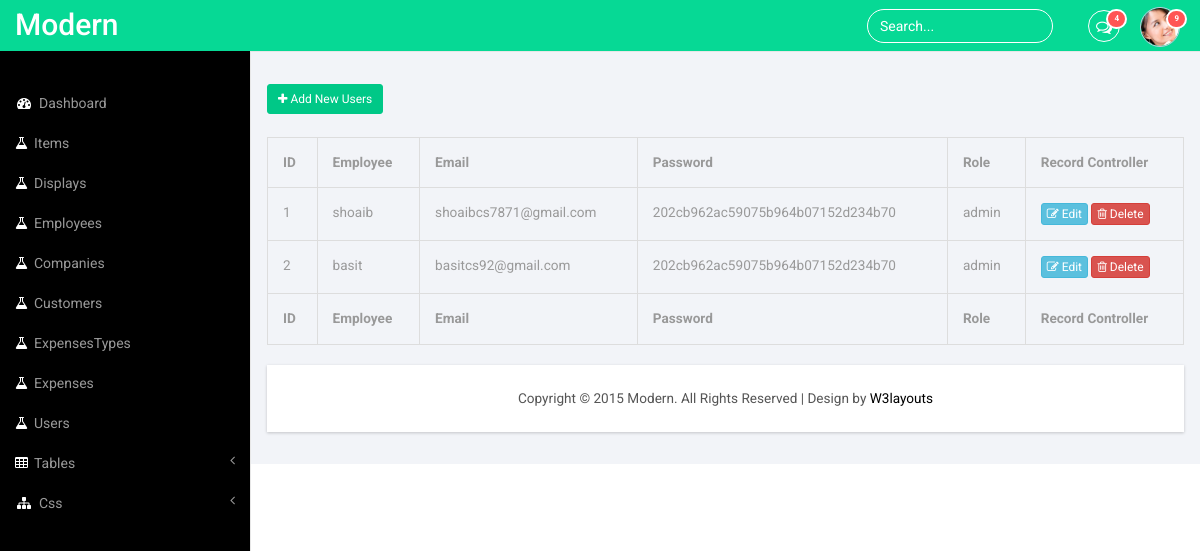
Screenshot of /index.php/backend/show_users with the database file from the repository.
### tables this page shows
CREATE TABLE `users` (
  `ID` int(11) NOT NULL,
  `EmployeeID` int(11) NOT NULL,
  `Email` varchar(50) NOT NULL,
  `Password` varchar(50) NOT NULL,
  `Role` varchar(50) NOT NULL
);

CREATE TABLE `employees` (
  `ID` int(11) NOT NULL,
  `Name` varchar(100) NOT NULL,
  `Contactno` varchar(50) NOT NULL,
  `Joiningdate` date NOT NULL,
  `Leavingdate` date NOT NULL,
  `Reason` varchar(100) NOT NULL,
  `Etype` varchar(100) NOT NULL,
  `Status` tinyint(1) NOT NULL
);

### application/controllers/Backend.php (called while the page is built, shortened)
<?php
class Backend extends CI_Controller {
	public function show_users()
	{
		$data['users']=$this->users_m->getAll();
		$this->load->view('backend_view/users',$data);
	}
}

### index.php (called while the page is built, shortened)
<?php
require_once BASEPATH.'core/CodeIgniter.php';

### application/models/users_m.php (called while the page is built, shortened)
<?php
class Users_m extends CI_Model{
	public function getAll()
	{
		$this->db->select('users.*, employees.Name');
		$this->db->from('users');
		$this->db->join('employees','employees.ID=users.EmployeeID');
		return $this->db->get()->result();
	}
}
?>

### application/views/backend_view/users.php (the view, shortened to what this page needs)
<body>
        <div id="page-wrapper">
        <div class="graphs">
     <button type="button" class="btn btn_5 btn-sm btn-primary" data-toggle="modal" data-target="#myModal"><i class="fa  fa-plus"></i> Add New Users</button>
      <br>
       <div class="table-responsive">
      <table class="table table-bordered">
        <thead>
          <tr>
            <th>ID</th>
            <th>Employee</th>
            <th>Email  </th>
            <th>Password</th>
            <th>Role</th>
            <th>Record Controller</th>
          </tr>
        </thead>
        <tbody>
          <?php
                      foreach($users as $each)
                      {
                       echo "<tr>
                        <td>$each->ID</td>
                        <td>$each->Name</td>
                        <td>$each->Email</td>
                        <td>$each->Password</td>
                        <td>$each->Role</td>
                        <td><a href='".base_url("backend/edit_users/$each->ID")."' class='btn  btn-info btn-xs'><i class='fa  fa-edit'></i> Edit</a>
                        <a onclick=\"return confirm('Are you sure to delete this record?')\" href='".base_url("backend/delete_users/$each->ID")."'class='btn  btn-danger btn-xs'><i class='fa fa-trash-o'></i> Delete</a></td>
                      </tr>";
                      }
                      ?>
        </tbody>
        <tfoot>
              <tr>
            <th>ID</th>
            <th>Employee</th>
            <th>Email  </th>
            <th>Password</th>
            <th>Role</th>
            <th>Record Controller</th>
          </tr>
        </tfoot>
      </table>
    </div>

### rows the page displays
users: ID "1", EmployeeID.Name "shoaib", Email "shoaibcs7871@gmail.com", Password "202cb962ac59075b964b07152d234b70", Role "admin"
users: ID "2", EmployeeID.Name "basit", Email "basitcs92@gmail.com", Password "202cb962ac59075b964b07152d234b70", Role "admin"
